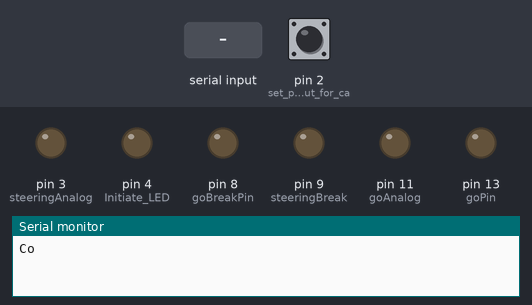
This sketch was run on a simulated Arduino Uno, built with avr-gcc and run on an emulated ATmega328P. Parts: output pins drawn as LEDs (lit = HIGH), the last lines printed to the serial monitor. The test bench sets the inputs (shaded band); at power-on: pin 2 (set_pin_INT0_input_for_ca) HIGH. Pins used as bus, display or sensor lines are not drawn.

Above: at 2.2 s.
2.3 s: "90,45\n" received over Serial
At 2.7 s:
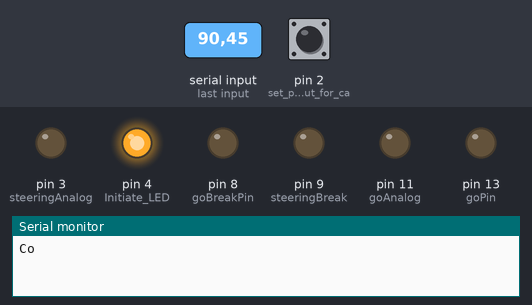
5.3 s: "30,150\n" received over Serial
At 10.5 s:
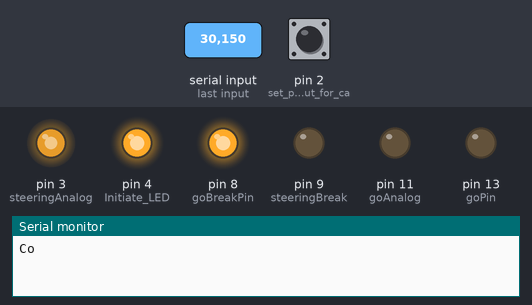
11.3 s: "2\n" received over Serial
14.3 s: "1\n" received over Serial
17.3 s: "3\n" received over Serial
At 19.7 s:
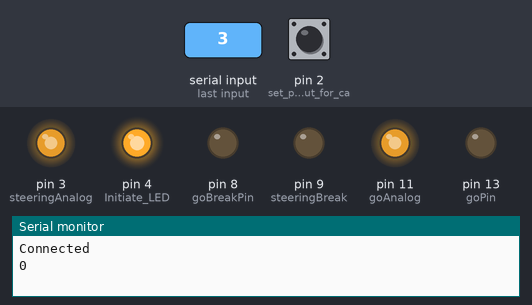
20.3 s: "4\n" received over Serial
At 22.8 s:
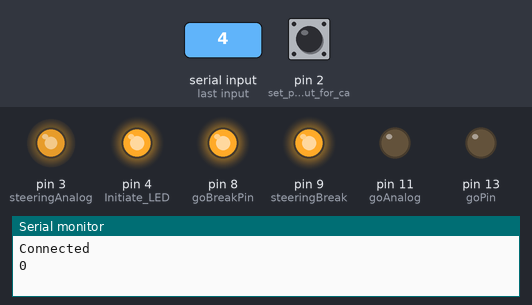
Timing chart, 0 to 24.3 s (numbered marks = the images above; inputs shaded):
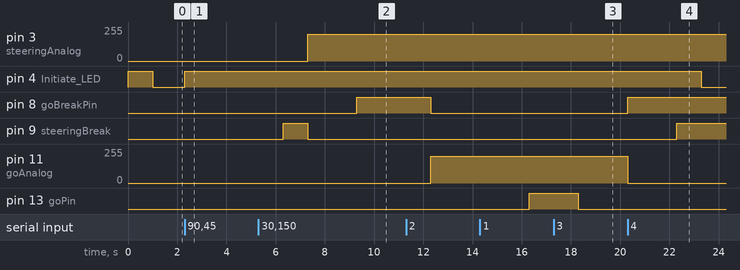

The sketch:

sketch.ino
```cpp
int steeringPower = 12;
int steeringBreak = 9;
int steeringAnalog = 3;

int goPin = 13;
int goBreakPin = 8;
int goAnalog = 11;

int theSpeed = 100;
int incomingByte =0;

// ###GEIGER COUNTER PART
#include <SPI.h>
#define LOG_PERIOD 15000
#define MAX_PERIOD 60000    //Maximum logging period
unsigned long counts;             //variable for GM Tube events
unsigned long cpm;                 //variable for CPM
unsigned int multiplier;             //variable for calculation CPM in this sketch
unsigned long previousMillis;      //variable for time measurement

void tube_impulse(){     //procedure for capturing events from Geiger Kit

  counts++;

}

// ### GEIGER COUNTER END


void runRC(int input){
  switch(input){
    case 1:
      goForward();
      break;
    case 2:
      goBackward();
      break;
    case 3:
      goBreak();
      break;
    case 4:
      goStraight();
      break;
    case 5:
     goRight();
     break;
    case 6:
     goLeft();
     break;
    case 7:
     theSpeed = 125;
     break;
    case 8:
     theSpeed = 65;
     break;
    case 9:
     theSpeed = 255;
     break;
    case 0:
     theSpeed = 200;
     break;
  }

}

void goForward(){
  //Motor A forward @ theSpeed
  ////Serial.println("Going Forward");
  digitalWrite(goPin, LOW); //Establishes forward direction of Channel A
  digitalWrite(goBreakPin, LOW);   //Disengage the Brake for Channel A
  analogWrite(goAnalog, theSpeed);   //Spins the motor on Channel A at full speed
}
void goBackward(){
  //Motor A forward @ theSpeed
  ////Serial.println("Going Backward");
  digitalWrite(goPin, HIGH); //Establishes forward direction of Channel A
  digitalWrite(goBreakPin, LOW);   //Disengage the Brake for Channel A
  analogWrite(goAnalog, theSpeed);   //Spins the motor on Channel A at full speed
}
void goBreak(){
  // Breaking
  //Serial.println("Going To Break");
  digitalWrite(goPin, LOW); //Establishes forward direction of Channel A
  digitalWrite(goBreakPin, HIGH);   //Disengage the Brake for Channel A
  analogWrite(goAnalog, 0);   //Spins the motor on Channel A at full speed
}
void goStraight(){
  //Serial.println("Going Straight");
  digitalWrite(steeringPower, HIGH);  //Establishes backward direction of Channel B
  digitalWrite(steeringBreak, HIGH);   //Disengage the Brake for Channel B
  analogWrite(steeringPower, 0);    //Spins the motor on Channel B at half speed
}

void goLeft(){
  // Left Turn
  //Serial.println("Going Left");
  digitalWrite(steeringPower, HIGH);  //Establishes backward direction of Channel B
  digitalWrite(steeringBreak, LOW);   //Disengage the Brake for Channel B
  analogWrite(steeringAnalog, theSpeed);    //Spins the motor on Channel B at half speed

}
void goRight(){
  // Left Right
  //Serial.println("Going Right");
  digitalWrite(steeringPower, LOW);  //Establishes backward direction of Channel B
  digitalWrite(steeringBreak, LOW);   //Disengage the Brake for Channel B
  analogWrite(steeringAnalog, theSpeed);    //Spins the motor on Channel B at half speed

}

void setup() {

  Serial.begin(9600);
  Serial.println("Connected");
  //Setup Channel A

  pinMode(goPin, OUTPUT); //Initiates Motor Channel A pin
  pinMode(goBreakPin, OUTPUT); //Initiates Motor Channel A pin
  pinMode(steeringBreak, OUTPUT); //Initiates Motor Channel A pin
  pinMode(steeringPower, OUTPUT); //Initiates Motor Channel A pin
  pinMode(4, OUTPUT); // Initiate LED
  /*
  pinMode(steeringAnalog, OUTPUT);
  pinMode(goAnalog, OUTPUT);
  */
// ###Geiger counter code
  counts = 0;

  cpm = 0;

  multiplier = MAX_PERIOD / LOG_PERIOD;
  Serial.begin(9600);   // start serial monitor

 // uncommennt if you have time-out problem to connect with Radiation Logger
 //  delay(2000);
 //  Serial.write('0'); // sending zero to avoid connection time out with radiation logger
 //  delay(2000);
 //  Serial.write('0');// sending zero to avoid connection time out with radiation logger
  pinMode(2, INPUT); // set pin INT0 input for capturing GM Tube events

  digitalWrite(2, HIGH);// turn on internal pullup resistors, solder C-INT on the PCB
  attachInterrupt(0, tube_impulse, FALLING);  //define external interrupts
//### GEIGER CODE END
	digitalWrite(4,HIGH);
	delay(1000);
        digitalWrite(4,LOW);
}

void loop() {

        // send data only when you receive data:
        digitalWrite(4,LOW);
        if (Serial.available() > 0) {
                // read the incoming byte:
                digitalWrite(4,HIGH);
                delay(1000);
                incomingByte = Serial.read();
                runRC(incomingByte-48);
        }
// ### GEIGER CODE START
        unsigned long currentMillis = millis();

        if(currentMillis - previousMillis > LOG_PERIOD){
        	previousMillis = currentMillis;
		cpm = counts * multiplier;
		//Serial.print("The Geiger Counter Reads:");
		Serial.println(cpm); // send cpm data to Radiation Logger
		//Serial.write(''); // send null character to separate next data
   		counts = 0;
	}
// ### GEIGER CODE ENDS
}
```

Measured:
- after the input at 2.3 s, pin 4 (Initiate_LED): LOW → HIGH at once
- after the input at 5.3 s, pin 4 (Initiate_LED): stays HIGH (without the input it goes to LOW after 3.0 s); pin 8 (goBreakPin): LOW → HIGH after 4.0 s
- after the input at 17.3 s, pin 4 (Initiate_LED): stays HIGH (without the input it goes to LOW after 2.0 s)
- after the input at 20.3 s, pin 4 (Initiate_LED): HIGH → LOW after 3.0 s instead of 1.0 s; pin 9 (steeringBreak): LOW → HIGH after 2.0 s
